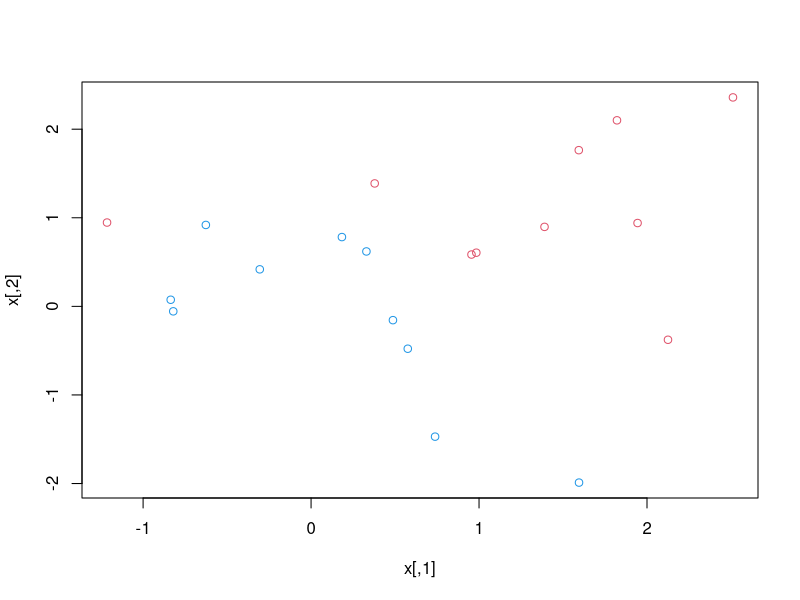

Generate this figure with R:
# Lecture 9 Support Vector Machines - lab session

# SVM example with observations in 2 variables

set.seed(1)
x=matrix(rnorm(20*2),ncol=2)
x
y=c(rep(-1,10),rep(1,10))
y
x[y==1,]=x[y==1,]+1 # Turns values of x when y = 1 to values of x plus 1
x

# Check whether the classes are linearly separable:
plot(x,col=(3-y)) # The col function is the colour function. 
# The data you have is (x1,x2,y). When y=1, it is of colour 2, and when y=2, it is of colour 1.


